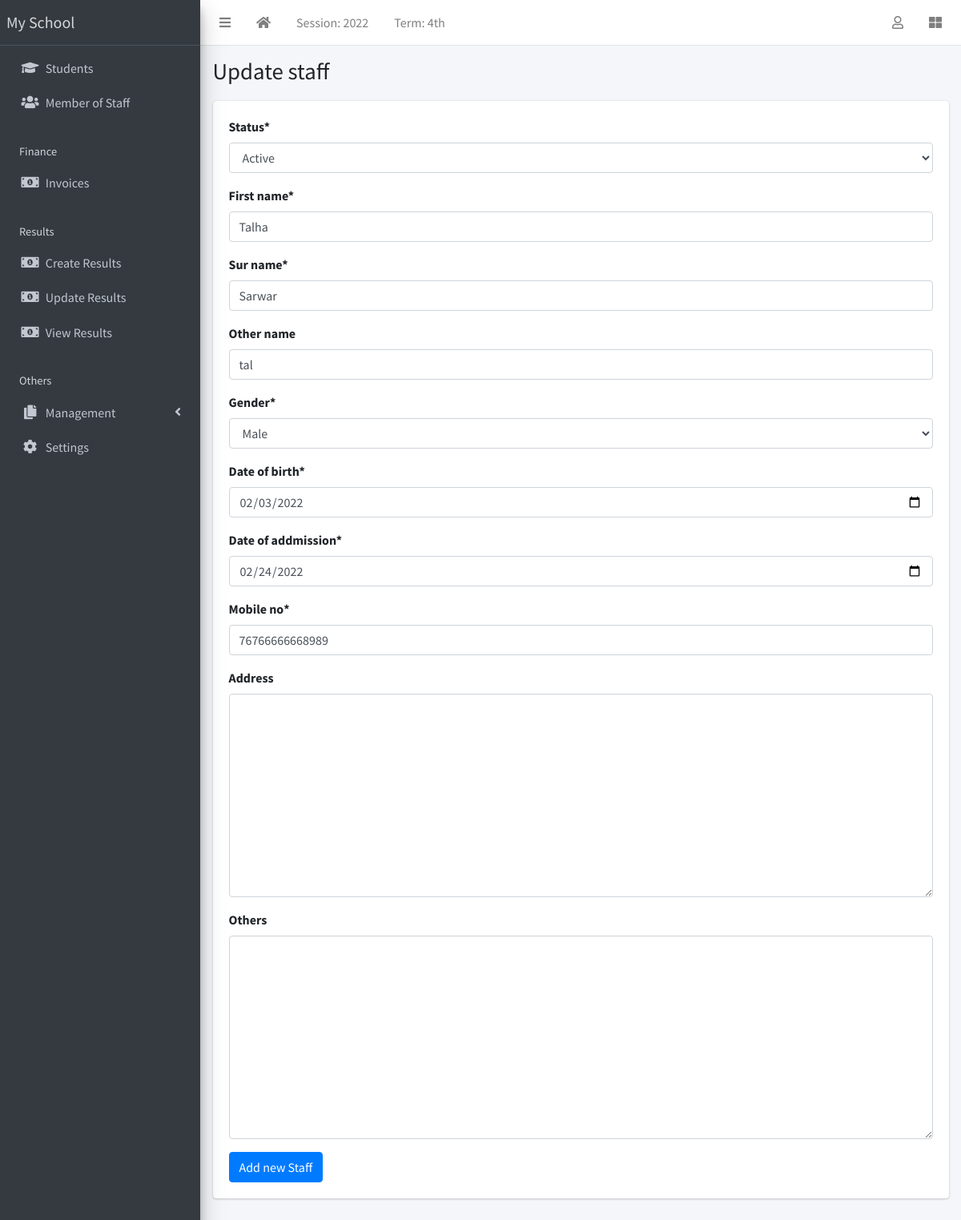
/appURL/updatestaff/2/, run on the app's committed database.
### schoolapp/models.py (models this page shows, shortened)
class Staff(models.Model):
    statuschoice = [
        ('Active','Active'),
        ('Inactive','Inactive'),
    ]
    genders = [
        ('Male','Male'),
        ('Female','Female'),
    ]
    mobile_num_regex = RegexValidator(
        regex="^[0-9]{10,15}$", message="Entered mobile number isn't in a right format!"
    )
    status = models.CharField(max_length=100,choices=statuschoice,default='Active')
    first_name = models.CharField(max_length=500)
    sur_name = models.CharField(max_length=500)
    other_name = models.CharField(max_length=500, blank=True,null=True)
    gender = models.CharField(max_length=300,choices=genders,default='Male')
    date_of_birth = models.DateField()
    date_of_addmission = models.DateField()
    mobile_no = models.IntegerField(validators=[mobile_num_regex],unique=True)
    address = models.TextField(null=True, blank=True)
    others = models.TextField(null=True, blank=True)

### schoolapp/views.py (the view)
# urls.py: path('updatestaff/<int:id>/', views.UpdateStaff,name="updatestaff"),
def UpdateStaff(request, id):
    staff = Staff.objects.get(id=id)
    staffedit = StaffForm(request.POST or None, instance= staff)
    if request.method == 'POST':
        if staffedit.is_valid():
            staffedit.save()
            return redirect('staffrecord')
        else:
            return redirect('staffrecord')
    return render(request,"schoolapp/updatestaff.html",{"updatestaff":staffedit,"staff":staff})

### schoolapp/forms.py
class StaffForm(forms.ModelForm):
    class Meta:
        model = Staff
        fields = '__all__'
        widgets = {
            'date_of_birth': DateInput(),
            'date_of_addmission': DateInput()
        }

### schoolapp/templates/schoolapp/updatestaff.html (shortened to what this page needs)
{% extends 'base.html' %}
{% block body %}
{% load crispy_forms_tags %}
    <div class="content-wrapper">
      <section class="content-header">
        <div class="container-fluid">
          <div class="row mb-1">
            <div class="col-sm-8">
              <h1>
    Update staff
</h1>
            </div>
            <div class="col-sm-4">
            </div>
          </div>
        </div>
      </section>
      <section class="content">
        <div class="container-fluid">
          <div class="row">
            <div class="col-md-12">
              <div class="card">
                <div class="card-body">
                  <div class="row">
                    <div class="col">
<form action="/appURL/updatestaff/{{staff.id}}/" method="POST"  enctype="multipart/form-data">
    {{ updatestaff|crispy}}
    <input type="submit" class="btn btn-primary" value="Add new Staff">
</form>
                    </div>
                  </div>
                </div>
              </div>
            </div>
          </div>
        </div>
      </section>
    </div>
{% endblock body %}

### data on the page
Staff: status "Active", first_name "Talha", sur_name "Sarwar", other_name "tal", gender "Male", date_of_birth "02/03/2022", date_of_addmission "02/24/2022", mobile_no "76766666668989"
